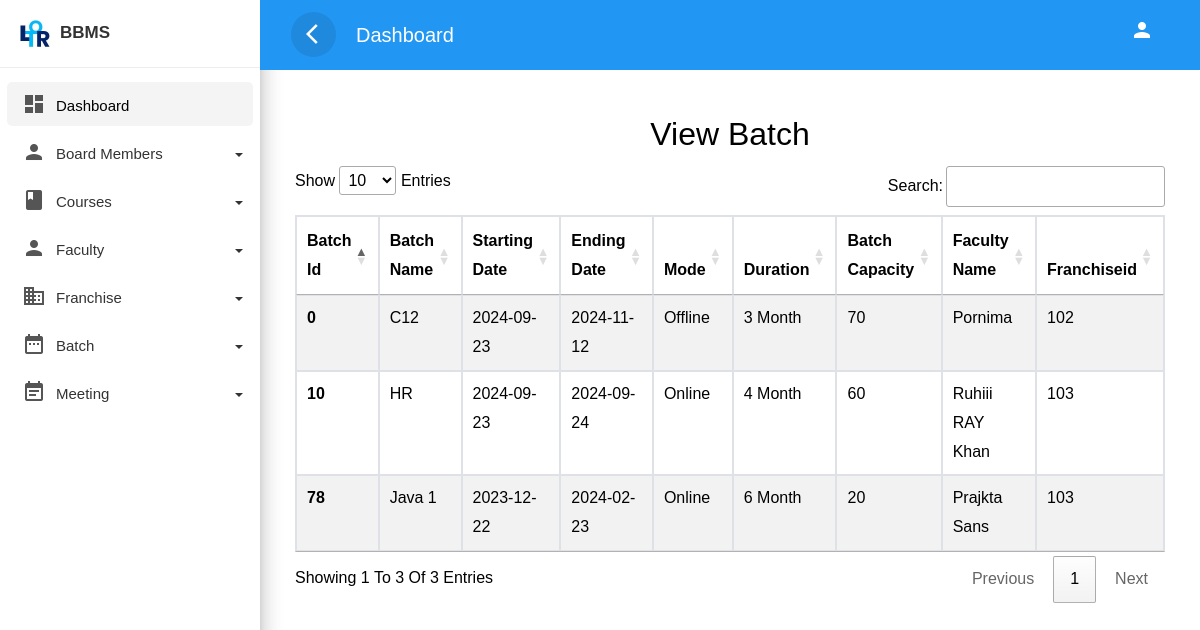
Screenshot of /ppsltor/Student/viewbatch.php with the database file from the repository.
### tables this page shows
CREATE TABLE `batch` (
  `t_no` int(11) NOT NULL,
  `t_name` varchar(255) NOT NULL,
  `t_startingdate` date NOT NULL,
  `t_endingdate` date NOT NULL,
  `t_facultyname` varchar(255) NOT NULL,
  `t_duration` varchar(20) NOT NULL,
  `t_mode` varchar(20) NOT NULL,
  `t_capacity` int(11) NOT NULL,
  `t_franchiseid` int(11) DEFAULT NULL,
  `status` int(11) DEFAULT 1
);

### ppsltor/Student/viewbatch.php (the view, shortened to what this page needs)
<!doctype html>
<html lang="en">
<head>
  <link rel="stylesheet" href="css/bootstrap.min.css">
  <link rel="stylesheet" href="css/style.css">
<link rel="stylesheet" href="//cdn.datatables.net/1.13.6/css/jquery.dataTables.min.css">
</head>
<body>
  <div class="wrapper">
    <?php require 'sidebar.php' ?>
    <div id="content" style="background-color:white;">
      <div class="top-navbar">
        <nav class="navbar navbar-expand-lg">
          <div class="container-fluid">
            <button type="button" id="sidebarCollapse" class="d-xl-block d-lg-block d-md-mone d-none">
              <span class="material-icons">arrow_back_ios</span>
            </button>
            <a class="navbar-brand" href="#"> Dashboard </a>
            <div class="collapse navbar-collapse d-lg-block d-xl-block d-sm-none d-md-none d-none" id="navbarSupportedContent">
              <ul class="nav navbar-nav ml-auto">
                <li class="nav-item">
                  <a class="nav-link" href="#">
                    <span class="material-icons">person</span>
                  </a>
                </li>
              </ul>
            </div>
          </div>
        </nav>
      </div>
      <div class="main-content">
        <div class="container">
          <h2 class="text-center">View Batch</h2>
          <table class="table table-striped table-bordered mt-10" id="myTable">
            <thead>
              <tr>
                <th scope="col">Batch Id</th>
                <th scope="col">Batch Name</th>
                <th scope="col">Starting Date</th>
                <th scope="col">Ending Date</th>
                <th scope="col">Mode</th>
                <th scope="col">Duration</th>
                <th scope="col">Batch Capacity</th>
                <th scope="col">Faculty Name</th>
                <th scope="col">Franchiseid</th>
              </tr>
            </thead>
            <tbody>
              <?php
              require 'connection.php';
              $sql = "select * from batch";
              $result = mysqli_query($con, $sql);
              if ($result) {
                while ($row = mysqli_fetch_assoc($result)) {
                  $srno = $row['t_no'];
                  $name = $row['t_name'];
                  $class = $row['t_startingdate'];
                  $endingDate = $row['t_endingdate'];
                  $facultyName = $row['t_facultyname'];
                  $duration = $row['t_duration'];
                  $mode = $row['t_mode'];
                  $capacity = $row['t_capacity'];
                  $franchiseId = $row['t_franchiseid'];
                  echo '<tr>
              <th scope="row">' . $srno . '</th>
              <td>' . $name . '</td>
              <td>' . $class . '</td>
              <td>' . $endingDate . '</td>
              <td>' . $mode . '</td>
              <td>' . $duration . '</td>
              <td>' . $capacity . '</td>
              <td>' . $facultyName . '</td>
              <td>' . $franchiseId . '</td>
            </tr>';
                }
              }
              ?>
            </tbody>
          </table>
        </div>
      </div>
    </div>
  </div>
</body>
</html>

### ppsltor/Student/css/style.css (style rules this page uses)
body, html { line-height: 1.8; font-family: 'Cambria', sans-serif; color: black; text-transform:capitalize; text-rendering: optimizeLegibility !important; -webkit-font-smoothing: antialiased !important; font-weight: 400; margin:0px; padding:0px; }
h1, h2, h3, h4, h5, h6, .h1, .h2, .h3, .h4 { font-weight: 400; line-height: 1.5em; }
a { color: #333; font-weight: 400; }
button { cursor:pointer; }
ul, ol { padding: 0; margin:0px; list-style: none; }
a, a:hover, a:focus { color: #333; text-decoration: none; transition: all 0.3s; }
.material-icons { font-family: 'Material Icons'; font-weight: normal; font-style: normal; font-size: 24px; display: inline-block; line-height: 1; text-transform: none; letter-spacing: normal; word-wrap: normal; white-space: nowrap; direction: ltr; -webkit-font-smoothing: antialiased; text-rendering: optimizeLegibility; -moz-osx-font-smoothing: grayscale; font-feature-settings: 'liga'; }
.wrapper { position: relative; width:100%; overflow:auto; }
#content { position: relative; transition: all 0.3s; background-color: #EEEEEE; }
.top-navbar { position: fixed; width: calc(100% - 260px); margin-left: 0px; z-index: 1000; }
.main-content { padding:10px 20px 0px 20px; position: relative; width: 100%; margin-top: 100px; }
.navbar { background-color: #2196F3; color: #FFFFFF; }
.navbar-brand { color: #FFFFFF; }
.navbar button { background-color:transparent; border:none; }
.navbar button span { color:#fff; }
#sidebarCollapse { border-radius:50%; width:45px; height:45px; text-align:center; line-height:45px; margin-right:20px; border:none; color: #FFFFFF; background-color: rgba(0, 0, 0, 0.09); }
#sidebarCollapse span { margin: 9px; padding: 0px; }
.navbar-nav > li > a { color: #FFFFFF; }
.navbar-nav li a { position: relative; display: block; padding: 10px 15px!important; }
@media only screen and (min-width:992px) { #content { width: calc(100% - 260px); position: relative; float: right; transition: all 0.3s; background-color: #EEEEEE; } }

### rows the page displays
batch: t_no "0", t_name "C12", t_startingdate "2024-09-23", t_endingdate "2024-11-12", t_mode "Offline", t_duration "3 Month", t_capacity "70", t_facultyname "Pornima", t_franchiseid "102"
batch: t_no "10", t_name "HR", t_startingdate "2024-09-23", t_endingdate "2024-09-24", t_mode "Online", t_duration "4 Month", t_capacity "60", t_facultyname "Ruhiii RAY Khan", t_franchiseid "103"
batch: t_no "78", t_name "Java 1", t_startingdate "2023-12-22", t_endingdate "2024-02-23", t_mode "Online", t_duration "6 Month", t_capacity "20", t_facultyname "Prajkta Sans", t_franchiseid "103"
